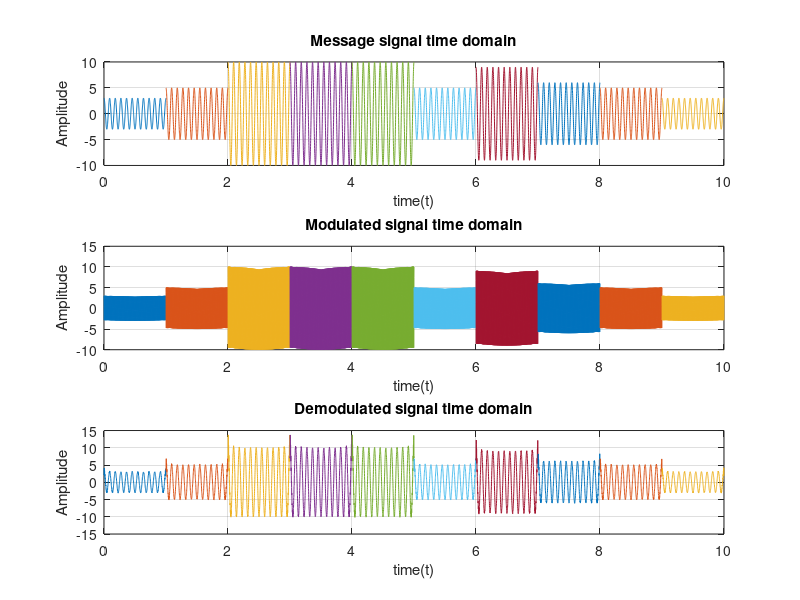
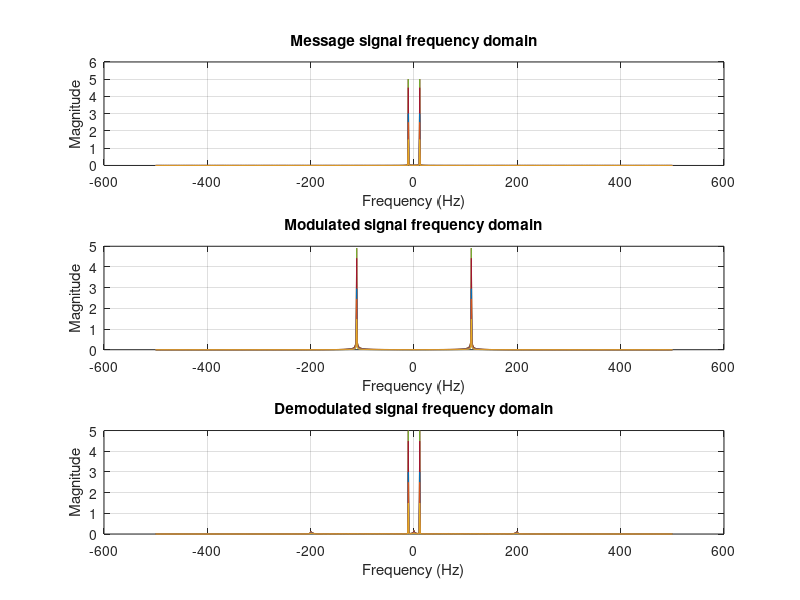

Write MATLAB code to recreate these figures, in order.
clear

signal_duration = 10;

for T = 0:(signal_duration - 1)
    
    % defining the common parameters
    
    N = 11; % Sum of last 3 digits of ID
    
    start_time = 0;
    stop_time = 1;
    f_carrier = 100;
    fs = 10*f_carrier;
    ts = 1/fs;
    time = start_time:ts:stop_time;
    A = 2;
    carrier_signal_t = A*cos(2*pi.*f_carrier.*time);
    carrier_signal_f = fftshift(abs(fft(carrier_signal_t)/fs));
    
    len_time = length(time) ;
    freq_axis = linspace(-fs/2,fs/2, len_time);
    
    % Defining the message signal
    Am = randi([1,10]); 
    message_t = Am*cos(2*pi*N.*time);
    message_f = fftshift(abs(fft(message_t)/fs));
    
    % Modulating the message signal
    % Single Sideband Signal - the following is for USSB generation. If the - sign is replaced
    % with a + sign, we get the LSSB signal.
    
    message_mod_ssb_t = message_t.*cos(2*pi*f_carrier.*time) - imag(hilbert(message_t).*sin(2*pi*f_carrier.*time));
    message_mod_ssb_f = fftshift(abs(fft(message_mod_ssb_t)/fs));
    
    % Modelling noise
    mu = 0;
    sigma_square = 0.01;
    sigma = sqrt(sigma_square);
    noise = mu + sigma * randn(1, numel(time));
   
    % Defining the channel - Multiplied with carrier to shift it to the carrier frequency.
    B = 200;
    channel_t = 2*B*sinc(2*B*(time - (start_time + stop_time) / 2)).*carrier_signal_t;
    output_t = conv(message_mod_ssb_t,channel_t,'same')/fs + noise;
    output_f = fftshift(abs(fft(output_t)/fs));
   
    
    % demodulation - division by 2 to ensure that the amplitude of the
    % carrier which has been multiplied before is reduced to 1.
    
    % I did not use Hilbert based envelope detector demodulation for SSB
    % because it is very inefficient -- https://www.ee.ryerson.ca/~lzhao/ELE635/Chap3_AM-notes%20Part%202.pdf
    
    B_LPF = 200;
    output_predemod_t = (carrier_signal_t).*output_t;
    LPF_t = 2*B_LPF*sinc(2*B_LPF*(time - (start_time + stop_time) / 2));
    output_demod_t = conv(LPF_t, output_predemod_t,'same')/fs;

    output_demod_f = fftshift(abs(fft(output_demod_t)/fs));
    
    
    figure(1)
    hold all
    subplot(3,1,1) 
    plot(time + T, message_t);
    title('Message signal time domain')
    xlabel('time(t)')
    ylabel('Amplitude')
    grid on
    hold on
    %axis([0  inf -2 2]) 
   
    subplot(3,1,2)
    plot(time + T, message_mod_ssb_t)
    title('Modulated signal time domain')
    xlabel('time(t)')
    ylabel('Amplitude')
    hold on
    grid on
    % xlim([0, 0.1])
    
    subplot(3,1,3)
    plot(time + T, output_demod_t)
    title('Demodulated signal time domain')
    xlabel('time(t)')
    ylabel('Amplitude')
    hold on
    grid on
    
    figure(2)
    subplot(3,1,1)
    plot(freq_axis, message_f)
    title('Message signal frequency domain')
    xlabel('Frequency (Hz)')
    ylabel('Magnitude')
    grid on
    hold on
    % axis([-35 35 0 0.6])
    
    subplot(3,1,2)
    plot(freq_axis, message_mod_ssb_f)
    title('Modulated signal frequency domain')
    xlabel('Frequency (Hz)')
    ylabel('Magnitude')
    grid on
    hold on
    % axis([-600 600 0 0.6])
   
    subplot(3,1,3)
    plot(freq_axis, output_demod_f)
    title('Demodulated signal frequency domain')
    xlabel('Frequency (Hz)')
    ylabel('Magnitude')
    grid on
    hold on
    % axis([-35 35 0 inf])
    
end